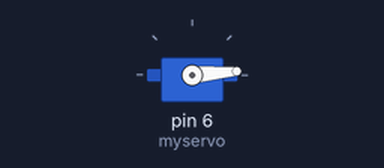
A sketch run on a simulated Arduino Uno, built with avr-gcc and run on an emulated ATmega328P. Shown: servo.

Above: at 0.05 s.
At 4.05 s:
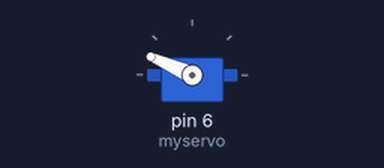
At 8.0 s:
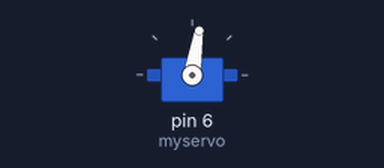
Timing chart, 0 to 10.4 s (numbered marks = the images above):
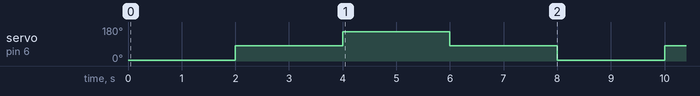

The sketch:

115_Grove_Servo.ino
```cpp
//A full description of this module (and many others) can be downloaded at: https://eve_arduino

#include <Servo.h>
Servo myservo;

int pos = 0;

void setup()
{
  myservo.attach(6);
}


void loop()
{
  myservo.writeMicroseconds(600);
  delay(2000);
  myservo.writeMicroseconds(1375);
  delay(2000);
  myservo.writeMicroseconds(2150);
  delay(2000);
  myservo.writeMicroseconds(1375);
  delay(2000);
}
```

Measured:
- by itself, servo on pin 6 (myservo): repeats every 8.0 s: 156° 2.0 s, 81° 2.0 s, 5° 2.0 s, 81° 2.0 s
